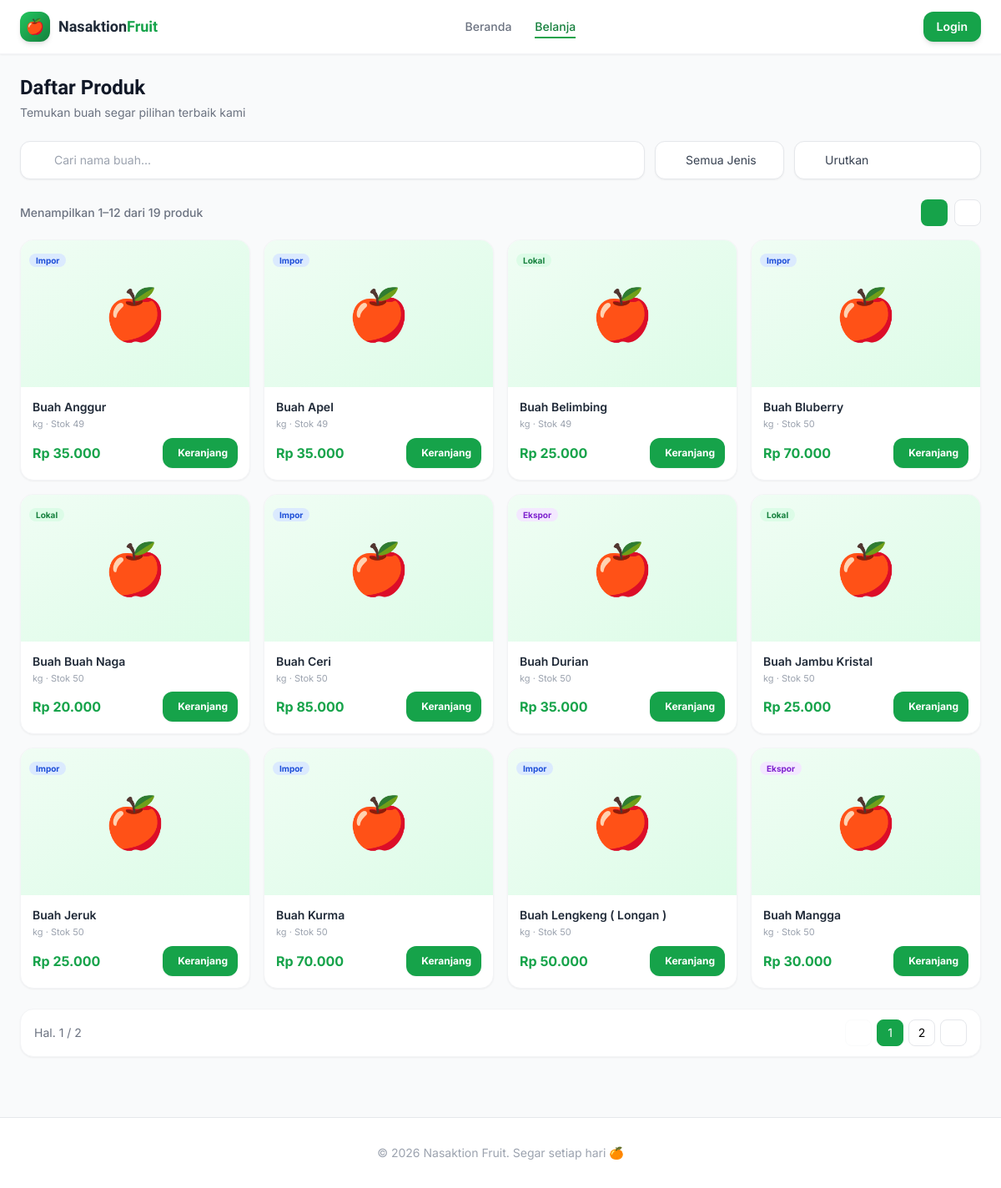
/index.php/customer/shop, run on the app's committed database.
### tables this page shows
CREATE TABLE `products` (
  `id` int unsigned NOT NULL AUTO_INCREMENT,
  `category_id` int unsigned NOT NULL,
  `nama_buah` varchar(100) NOT NULL,
  `jenis` enum('Impor','Ekspor','Lokal') NOT NULL DEFAULT 'Lokal',
  `foto` varchar(255) DEFAULT NULL,
  `deskripsi` text,
  `harga_beli` decimal(15,2) NOT NULL DEFAULT '0.00',
  `harga_jual` decimal(15,2) NOT NULL DEFAULT '0.00',
  `stok` int NOT NULL DEFAULT '0',
  `satuan` varchar(20) NOT NULL DEFAULT 'kg',
  `is_active` tinyint(1) NOT NULL DEFAULT '1',
  `created_at` timestamp NULL DEFAULT CURRENT_TIMESTAMP,
  `updated_at` timestamp NULL DEFAULT CURRENT_TIMESTAMP ON UPDATE CURRENT_TIMESTAMP,
  PRIMARY KEY (`id`),
  KEY `idx_category` (`category_id`),
  KEY `idx_jenis` (`jenis`),
  KEY `idx_active` (`is_active`),
  CONSTRAINT `fk_products_category` FOREIGN KEY (`category_id`) REFERENCES `categories` (`id`) ON UPDATE CASCADE
);

### application/controllers/customer/Shop.php (called while the page is built, shortened)
<?php
class Shop extends CI_Controller {
    public function __construct() {
        $this->load->model('Product_model');
        $this->load->model('Category_model');
        $this->load->model('Feedback_model');
    }
    public function index() {
        $data['title'] = 'Belanja Buah Segar';
        $data['products'] = $this->Product_model->get_available();
        $data['categories'] = $this->Category_model->get_all();
        $data['featured'] = $this->Product_model->get_featured(8);
        $this->load->view('customer/shop/index', $data);
    }
}

### index.php (called while the page is built, shortened)
<?php
require_once BASEPATH.'core/CodeIgniter.php';

### application/models/Product_model.php (called while the page is built, shortened)
<?php
class Product_model extends CI_Model {
    public function get_available() {
        $this->db->where('is_active', 1);
        $this->db->where('stok >', 0);
        $this->db->order_by('nama_buah', 'ASC');
        return $this->db->get('products')->result();
    }
    public function get_featured($limit = 8) {
        $this->db->select('p.*, c.nama_kategori');
        $this->db->from('products p');
        $this->db->join('categories c', 'c.id = p.category_id', 'left');
        $this->db->where('p.is_active', 1);
        $this->db->where('p.stok >', 0);
        $this->db->order_by('p.created_at', 'DESC');
        $this->db->limit($limit);
        return $this->db->get()->result();
    }
}

### application/views/customer/shop/index.php (the view, shortened to what this page needs)
<?= $this->load->view('customer/layout/header', ['title'=>'Belanja'], TRUE) ?>
<div class="mb-6">
    <h2 class="font-display font-black text-2xl text-gray-900 mb-1">Daftar Produk</h2>
    <p class="text-sm text-gray-500">Temukan buah segar pilihan terbaik kami</p>
</div>
<div class="flex flex-col sm:flex-row gap-3 mb-6">
    <div class="relative flex-1">
        <div class="absolute inset-y-0 left-0 pl-3.5 flex items-center pointer-events-none">
        </div>
        <input type="text" id="searchProduct"
               placeholder="Cari nama buah..."
               class="w-full pl-10 pr-4 py-3 bg-white border border-gray-200 rounded-xl text-sm text-gray-800 placeholder-gray-400 outline-none focus:ring-2 focus:ring-primary-300 focus:border-primary-400 transition-all shadow-sm">
    </div>
    <div class="relative">
        <div class="absolute inset-y-0 left-0 pl-3 flex items-center pointer-events-none">
        </div>
        <select id="filterJenis"
                class="pl-9 pr-8 py-3 bg-white border border-gray-200 rounded-xl text-sm text-gray-700 outline-none focus:ring-2 focus:ring-primary-300 focus:border-primary-400 transition-all shadow-sm appearance-none cursor-pointer">
            <option value="">Semua Jenis</option>
        </select>
    </div>
    <div class="relative">
        <div class="absolute inset-y-0 left-0 pl-3 flex items-center pointer-events-none">
        </div>
        <select id="sortProduct"
                class="pl-9 pr-8 py-3 bg-white border border-gray-200 rounded-xl text-sm text-gray-700 outline-none focus:ring-2 focus:ring-primary-300 focus:border-primary-400 transition-all shadow-sm appearance-none cursor-pointer">
            <option value="">Urutkan</option>
        </select>
    </div>
</div>
<div class="flex items-center justify-between mb-4">
    <p id="resultsCount" class="text-sm text-gray-500 font-medium"></p>
    <div class="flex items-center gap-2">
        <button id="viewGrid" onclick="setView('grid')" class="w-8 h-8 flex items-center justify-center rounded-lg bg-primary-600 text-white transition-all" title="Grid View">
        </button>
        <button id="viewList" onclick="setView('list')" class="w-8 h-8 flex items-center justify-center rounded-lg bg-white border border-gray-200 text-gray-500 hover:border-primary-300 hover:text-primary-600 transition-all" title="List View">
        </button>
    </div>
</div>
<div class="grid grid-cols-2 sm:grid-cols-3 lg:grid-cols-4 gap-4 mb-4" id="productGrid">
    <?php foreach($products as $p): ?>
    <div class="product-card group bg-white rounded-2xl border border-gray-100 overflow-hidden shadow-sm hover:shadow-xl hover:border-primary-200 transition-all duration-300 hover:-translate-y-1"
         data-nama="<?= strtolower($p->nama_buah) ?>"
         data-jenis="<?= $p->jenis ?>"
         data-price="<?= $p->harga_jual ?>">
        <a href="<?= site_url('customer/shop/product/'.$p->id) ?>" class="block relative w-full h-44 bg-gradient-to-br from-primary-50 to-primary-100 flex items-center justify-center overflow-hidden">
            <?php if($p->foto): ?>
            <img src="<?= base_url('uploads/products/'.$p->foto) ?>"
                 class="w-full h-full object-cover group-hover:scale-110 transition-transform duration-500"
                 alt="<?= $p->nama_buah ?>">
            <?php else: ?>
            <span class="text-6xl group-hover:scale-110 transition-transform duration-300">🍎</span>
            <?php endif; ?>
            <div class="absolute top-2.5 left-2.5">
                <span class="text-[10px] font-bold px-2 py-0.5 rounded-full <?= $p->jenis=='Impor'?'bg-blue-100 text-blue-700':($p->jenis=='Ekspor'?'bg-purple-100 text-purple-700':'bg-green-100 text-green-700') ?>">
                    <?= $p->jenis ?>
                </span>
            </div>
        </a>
        <div class="p-3.5">
            <a href="<?= site_url('customer/shop/product/'.$p->id) ?>" class="block group/link">
                <h3 class="text-sm font-semibold text-gray-800 truncate mb-0.5 group-hover/link:text-primary-600 transition"><?= $p->nama_buah ?></h3>
                <p class="text-[11px] text-gray-400 mb-2"><?= $p->satuan ?? 'per kg' ?> · Stok <?= $p->stok ?></p>
            </a>
            <div class="flex items-center justify-between">
                <p class="text-base font-bold text-primary-600">Rp <?= number_format($p->harga_jual,0,',','.') ?></p>
                <?php if($p->stok > 0): ?>
                <button onclick="addToCart(<?= $p->id ?>, this)"
                        class="h-9 px-3 bg-primary-600 hover:bg-primary-700 active:scale-95 text-white rounded-xl flex items-center justify-center gap-1.5 transition-all shadow-sm hover:shadow-md text-xs font-bold btn-add-cart">
                    <span>Keranjang</span>
                </button>
                <?php else: ?>
                <button disabled class="w-9 h-9 bg-gray-100 text-gray-400 rounded-xl flex items-center justify-center cursor-not-allowed">
                    <span class="iconify" data-icon="lucide:x"></span>
                </button>
                <?php endif; ?>
            </div>
        </div>
    </div>
    <?php endforeach; ?>
</div>
<div id="paginationContainer" class="mt-6 flex items-center justify-between bg-white px-4 py-3 border border-gray-100 rounded-2xl shadow-sm hidden"></div>
<?= $this->load->view('customer/layout/footer', [], TRUE) ?>

### application/views/customer/layout/header.php (shortened to what this page needs)
<?php
if (!isset($cart_count)) {
    $cart = $this->session->userdata('shop_cart') ? $this->session->userdata('shop_cart') : array();
    $cart_count = array_sum(array_column($cart, 'qty'));
}
?>
<!DOCTYPE html>
<html lang="id">
<head>
    <script src="https://cdn.tailwindcss.com"></script>
</head>
<body class="bg-gray-50 min-h-screen flex flex-col">
    <nav class="bg-white/95 backdrop-blur-lg border-b border-gray-100 sticky top-0 z-40 shadow-sm">
        <div class="max-w-7xl mx-auto px-4 sm:px-6 py-3.5 flex items-center justify-between gap-4">
            <a href="<?= site_url('customer/dashboard') ?>" class="flex items-center gap-2.5 group flex-shrink-0">
                <div class="w-9 h-9 bg-gradient-to-br from-primary-500 to-primary-700 rounded-xl flex items-center justify-center shadow-md group-hover:scale-110 transition-transform">
                    <span class="text-lg">🍎</span>
                </div>
                <span class="font-display font-bold text-lg text-gray-800 hidden sm:block">Nasaktion<span class="text-primary-600">Fruit</span></span>
            </a>
            <div class="hidden md:flex items-center gap-7">
                <a href="<?= site_url('customer/dashboard') ?>"
                   class="nav-link text-sm font-medium transition-colors <?= (uri_string() == 'customer/dashboard' ? 'text-primary-700 active' : 'text-gray-500 hover:text-gray-800') ?>">
                    Beranda
                </a>
                <a href="<?= site_url('customer/shop') ?>"
                   class="nav-link text-sm font-medium transition-colors <?= (strpos(uri_string(),'customer/shop') !== false ? 'text-primary-700 active' : 'text-gray-500 hover:text-gray-800') ?>">
                    Belanja
                </a>
            </div>
            <div class="flex items-center gap-2 sm:gap-3">
                <a href="<?= site_url('customer/cart') ?>" class="relative w-9 h-9 flex items-center justify-center rounded-xl hover:bg-primary-50 transition text-gray-500 hover:text-primary-700">
                </a>
                <?php if($this->session->userdata('customer_id')): ?>
                <div class="user-menu relative" id="userMenuWrapper">
                    <button id="userMenuBtn" onclick="toggleUserMenu()" class="flex items-center gap-2 bg-gray-50 hover:bg-primary-50 border border-gray-200 hover:border-primary-200 rounded-xl px-3 py-2 transition-all group">
                        <img src="<?= 'https://ui-avatars.com/api/?name='.urlencode($this->session->userdata('customer_nama')).'&background=16a34a&color=fff&size=64' ?>"
                             class="w-7 h-7 rounded-lg object-cover" alt="Avatar">
                        <span class="text-sm font-medium text-gray-700 hidden sm:block max-w-[100px] truncate">
                            <?= $this->session->userdata('customer_nama') ?>
                        </span>
                        <span class="iconify text-gray-400 text-sm" data-icon="lucide:chevron-down" id="userMenuChevron"></span>
                    </button>
                    <div id="userDropdown" class="user-dropdown absolute right-0 top-full mt-2 w-52 bg-white rounded-2xl shadow-2xl border border-gray-100 py-2 z-50">
                        <div class="px-4 py-2 border-b border-gray-100 mb-1">
                            <p class="text-xs text-gray-400">Masuk sebagai</p>
                            <p class="text-sm font-semibold text-gray-800 truncate"><?= $this->session->userdata('customer_nama') ?></p>
                        </div>
                        <a href="<?= site_url('customer/dashboard') ?>" class="flex items-center gap-2.5 px-4 py-2 text-sm text-gray-600 hover:bg-primary-50 hover:text-primary-700 transition-colors">
                            <span class="iconify" data-icon="lucide:layout-dashboard"></span> Dashboard
                        </a>
                        <a href="<?= site_url('customer/dashboard/profile') ?>" class="flex items-center gap-2.5 px-4 py-2 text-sm text-gray-600 hover:bg-primary-50 hover:text-primary-700 transition-colors">
                            <span class="iconify" data-icon="lucide:user"></span> Profil Saya
                        </a>
                        <div class="border-t border-gray-100 my-1"></div>
                        <a href="<?= site_url('customer/dashboard/orders') ?>" class="flex items-center gap-2.5 px-4 py-2 text-sm text-gray-600 hover:bg-primary-50 hover:text-primary-700 transition-colors">
                            <span class="iconify" data-icon="lucide:clipboard-list"></span> Pesanan Saya
                        </a>
                        <a href="<?= site_url('customer/cart') ?>" class="flex items-center justify-between px-4 py-2 text-sm text-gray-600 hover:bg-primary-50 hover:text-primary-700 transition-colors">
                            <div class="flex items-center gap-2.5">
                                <span class="iconify" data-icon="lucide:shopping-bag"></span> Keranjang Belanja
                            </div>
                            <span id="cartBadgeDropdown" class="cart-badge bg-red-500 text-white text-[10px] font-bold px-1.5 py-0.5 rounded-full <?= ($cart_count > 0) ? '' : 'hidden' ?>"><?= $cart_count ?></span>
                        </a>
                        <div class="border-t border-gray-100 my-1"></div>
                        <a href="<?= site_url('customer/shop') ?>" class="flex items-center gap-2.5 px-4 py-2 text-sm text-gray-600 hover:bg-primary-50 hover:text-primary-700 transition-colors">
                            <span class="iconify" data-icon="lucide:package-search"></span> Katalog Produk
                        </a>
                        <div class="border-t border-gray-100 my-1"></div>
                        <a href="<?= site_url('customer/auth/logout') ?>" class="flex items-center gap-2.5 px-4 py-2 text-sm text-red-500 hover:bg-red-50 transition-colors font-medium">
                            <span class="iconify" data-icon="lucide:log-out"></span> Keluar Sesi
                        </a>
                    </div>
                </div>
                <?php else: ?>
                <a href="<?= site_url('customer/auth/login') ?>"
                   class="bg-primary-600 hover:bg-primary-700 text-white px-4 py-2 rounded-xl text-sm font-semibold transition-all shadow-md hover:shadow-lg active:scale-95">
                    Login
                </a>
                <?php endif; ?>
            </div>
        </div>
    </nav>
    <main class="flex-grow w-full max-w-7xl mx-auto px-4 sm:px-6 py-6">

### application/views/customer/layout/footer.php
</main>
    <footer class="bg-white border-t border-gray-200 mt-12 py-8">
        <div class="max-w-6xl mx-auto px-4 text-center">
            <p class="text-sm text-gray-400">&copy; <?= date('Y') ?> Nasaktion Fruit. Segar setiap hari 🍊</p>
        </div>
    </footer>
</body>
</html>

### application/views/customer/layout/header.php (style rules this page uses)
body { font-family: 'Inter', sans-serif; }
.font-display { font-family: 'Sora', sans-serif; }
html { overflow-y: scroll; }
.nav-link { position: relative; }
.nav-link::after { content: ''; position: absolute; bottom: -4px; left: 0; width: 0; height: 2px; background: #16a34a; transition: width 0.25s ease; }
.nav-link:hover::after, .nav-link.active::after { width: 100%; }
main { animation: fadeUp 0.4s ease; }

### data on the page
products: jenis "Impor", nama_buah "Buah Anggur", satuan "kg", stok "49", harga_jual "35.000"
products: jenis "Impor", nama_buah "Buah Apel", satuan "kg", stok "49", harga_jual "35.000"
products: jenis "Lokal", nama_buah "Buah Belimbing", satuan "kg", stok "49", harga_jual "25.000"
products: jenis "Impor", nama_buah "Buah Bluberry", satuan "kg", stok "50", harga_jual "70.000"
products: jenis "Lokal", nama_buah "Buah Buah Naga", satuan "kg", stok "50", harga_jual "20.000"
products: jenis "Impor", nama_buah "Buah Ceri", satuan "kg", stok "50", harga_jual "85.000"
products: jenis "Ekspor", nama_buah "Buah Durian", satuan "kg", stok "50", harga_jual "35.000"
products: jenis "Lokal", nama_buah "Buah Jambu Kristal", satuan "kg", stok "50", harga_jual "25.000"
products: jenis "Impor", nama_buah "Buah Jeruk", satuan "kg", stok "50", harga_jual "25.000"
products: jenis "Impor", nama_buah "Buah Kurma", satuan "kg", stok "50", harga_jual "70.000"
products: jenis "Impor", nama_buah "Buah Lengkeng ( Longan )", satuan "kg", stok "50", harga_jual "50.000"
products: jenis "Ekspor", nama_buah "Buah Mangga", satuan "kg", stok "50", harga_jual "30.000"
